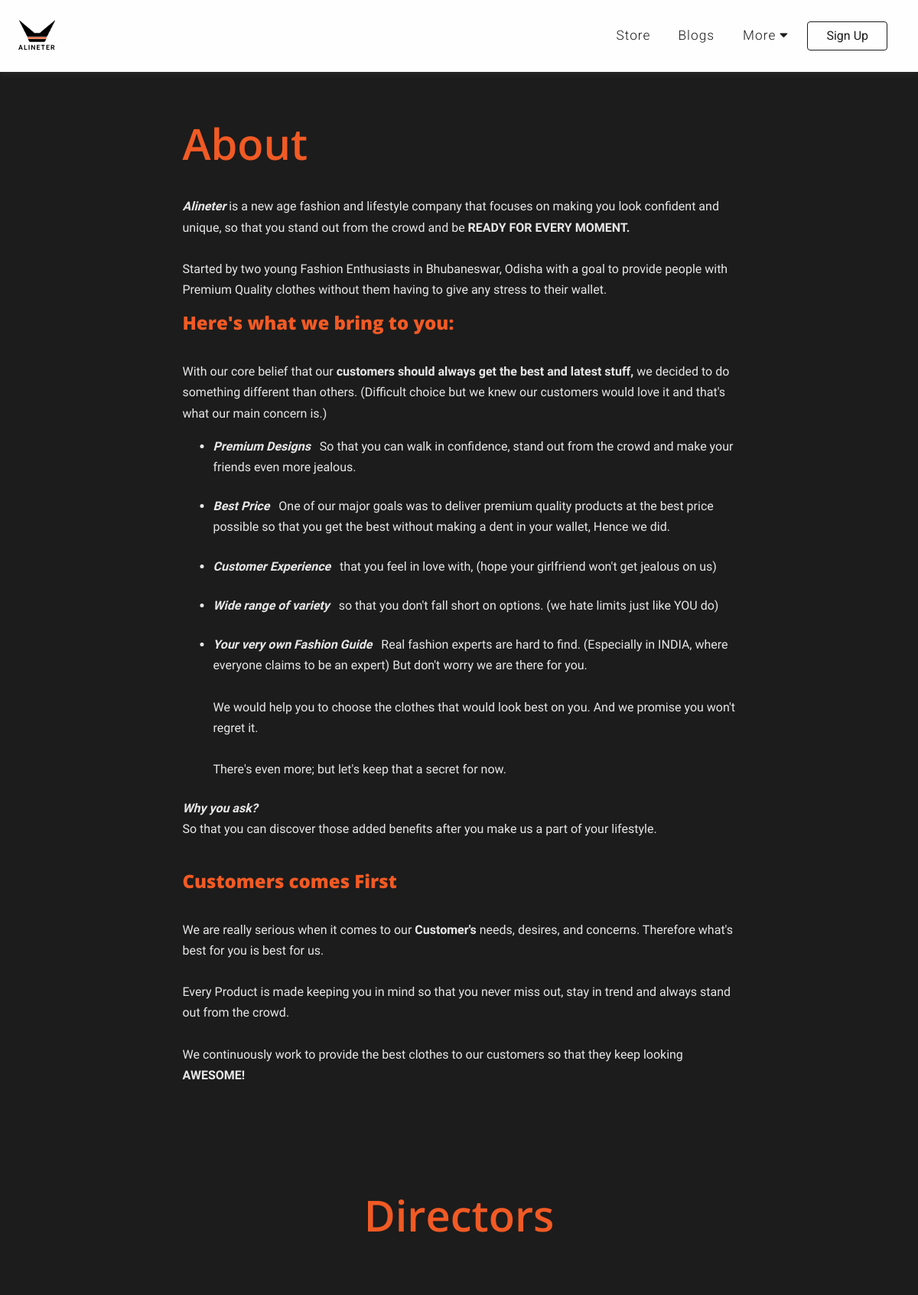
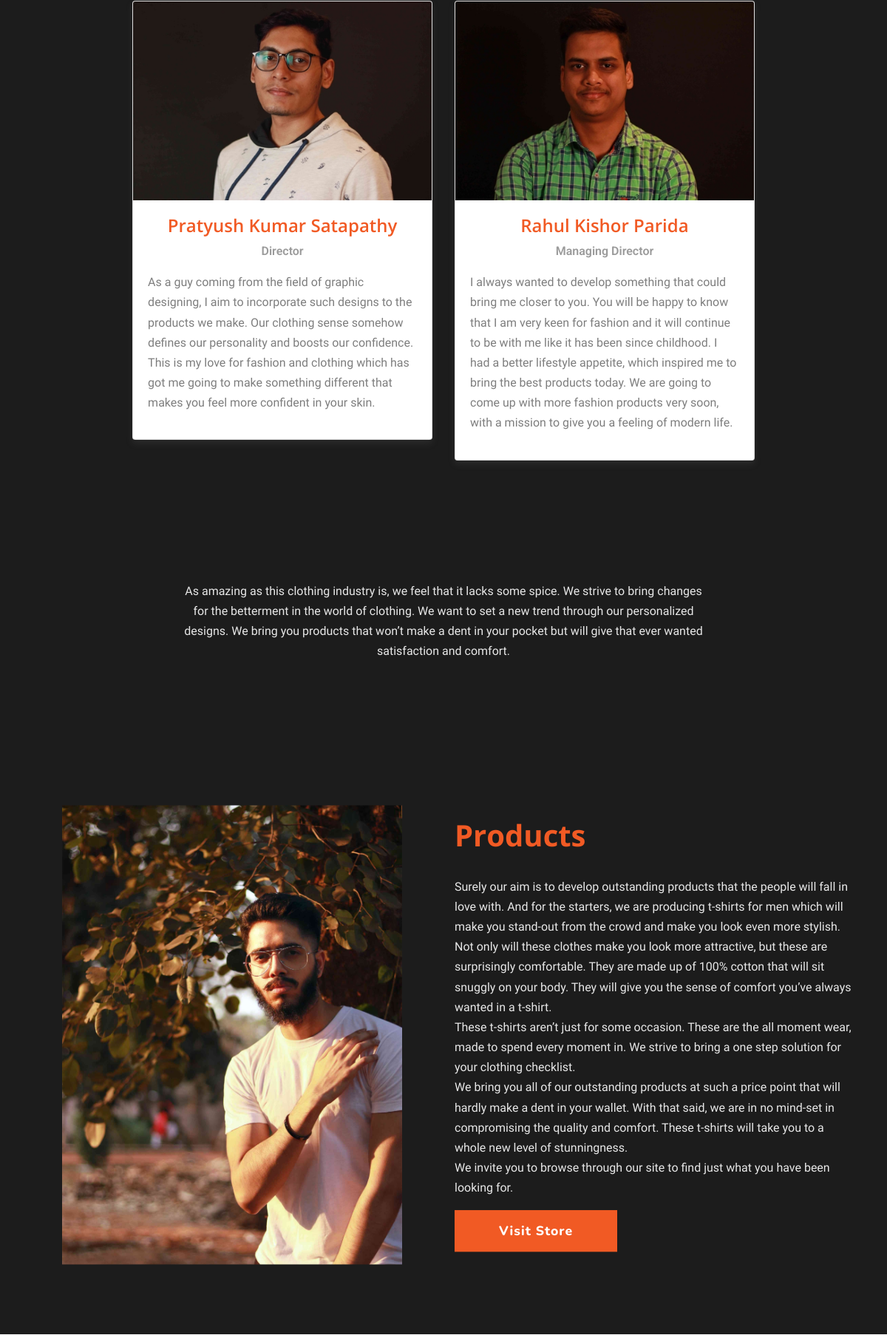
Page /company/about/ (upper part) on the committed database (2 pictures, top to bottom).
### company/models.py (models this page shows, shortened)
class CompanyFounder(models.Model):
	company = models.ForeignKey(Company, on_delete=models.CASCADE)
	name = models.CharField(verbose_name='Name', max_length=50)
	email = models.EmailField(verbose_name='Email')
	designation = models.CharField(verbose_name='Designation', max_length=30)
	profile_pic = models.ImageField(upload_to=profilepic_directory_path, verbose_name='Profile Pic')
	bio = models.TextField(verbose_name='About Founder')

### company/views.py (the view)
# urls.py: path('about/', views.about, name='about'),
def about(request):
	company = Company.objects.first()
	founders = company.companyfounder_set.all()
	context = {'company':company, 'founders':founders}
	return render(request, 'company/about.html', context)

### company/templates/company/about.html (shortened to what this page needs)
{% extends 'home/base.html' %}
{% load static %}
{% block css_link %}
  <link rel="stylesheet" type="text/css" href="{% static 'css/about.css' %}?{% now 'U' %}">
{% endblock css_link %}
{% block page_content %}
  <section id="about-us" class="w-100 scroll-reveal-content">
    <div class="container-fluid">
      <div class="text-center position-relative cx secondary-wrapper">
        <div class="head text-left">
          <h2 class="big-title reveal__from-bottom">About</h2>
        </div>
        <div class="body text-left">
          <p class="about-us-content reveal__from-bottom">
            <i><b>Alineter</b></i> is a new age fashion and lifestyle company that focuses on making you look confident and unique, so that you stand out from the crowd and be <b>READY FOR EVERY MOMENT.</b>
            Started by two young Fashion Enthusiasts in Bhubaneswar, Odisha with a goal to provide people with Premium Quality clothes without them having to give any stress to their wallet.
          </p>
        </div>
        <div class="head text-left reveal__from-bottom">
          <h2 class="small-title"><b>Here's what we bring to you:</b></h2>
        </div>
        <div class="text-left">
          <p class="about-us-content reveal__from-bottom">
            With our core belief that our <b>customers should always get the best and latest stuff,</b> we decided to do something different than others. (Difficult choice but we knew our customers would love it and that's what our main concern is.)
          </p>
          <ul class="">
            <li class="about-us-content mb-4 reveal__from-bottom"><b><i>Premium Designs </i></b>&nbsp;&nbsp;So that you can walk in confidence, stand out from the crowd and make your friends even more jealous.</li>
            <li class="about-us-content mb-4 reveal__from-bottom"><b><i>Best Price </i></b>&nbsp;&nbsp;One of our major goals was to deliver premium quality products at the best price possible so that you get the best without making a dent in your wallet, Hence we did.</li>
            <li class="about-us-content mb-4 reveal__from-bottom"><b><i>Customer Experience </i></b>&nbsp;&nbsp;that you feel in love with, (hope your girlfriend won't get jealous on us)</li>
            <li class="about-us-content mb-4 reveal__from-bottom"><b><i>Wide range of variety </i></b>&nbsp;&nbsp;so that you don't fall short on options. (we hate limits just like YOU do)</li>
            <li class="about-us-content mb-4 reveal__from-bottom"><b><i>Your very own Fashion Guide </i></b>&nbsp;&nbsp;Real fashion experts are hard to find. (Especially in INDIA, where everyone claims to be an expert) But don't worry we are there for you.
            We would help you to choose the clothes that would look best on you. And we promise you won't regret it.
          There's even more; but let's keep that a secret for now.</li>
          </ul>
        </div>
        <div class="body text-left ">
          <p class="about-us-content reveal__from-bottom"><b><i>Why you ask?</i></b><br>So that you can discover those added benefits after you make us a part of your lifestyle.</p>
        </div><br>
        <div class="head text-left ">
          <h2 class="small-title reveal__from-bottom"><b>Customers comes First</b></h2>
        </div>
        <div class="body text-left">
          <p class="about-us-content reveal__from-bottom">
            We are really serious when it comes to our <b>Customer's</b> needs, desires, and concerns. Therefore what's best for you is best for us.
            Every Product is made keeping you in mind so that you never miss out, stay in trend and always stand out from the crowd.
            We continuously work to provide the best clothes to our customers so that they keep looking <b>AWESOME!</b>
          </p>
        </div>
      </div>
    </div>
  </section>
  <section id="directors" class="w-100 scroll-reveal-content">
    <div class="container-fluid w-100">
      <h2 class="big-title text-center reveal__from-bottom">Directors</h2><br><br>
      <div class="profile-cards">
        <div class="row p-0 h-100">
          {% for founder in founders %}
            <div class="col-lg-6 col-md-6 col-sm-12 pt-3 pb-3">
              <div class="card profile-card {% if forloop.counter == 1 %}left{% elif forloop.counter == 2 %}right{% endif %}-card wrapper position-relative rounded">
                <img class="card-img-top profile-card-img reveal__opacity" src="/static{{ founder.profile_pic.url }}" alt="{{ founder.name }}, {{ founder.designation }}">
                <div class="card-body profile-card-body text-center">
                  <h2 class="small-title director-name reveal__from-bottom">{{ founder.name }}</h2>
                  <p class="director-designation reveal__from-bottom">{{ founder.designation }}</p>
                  <p class="director-bio text-left reveal__from-bottom about-us-content">{{ founder.bio }}</p>
                </div>
              </div>
            </div>
          {% endfor %}
      </div>
    </div>
  </section>
  <section id="small-description" class="w-100 scroll-reveal-content">
    <div class="container-fluid">
      <div class="text-center position-relative cx secondary-wrapper">
        <p class="font-weight-light about-us-content reveal__from-bottom">
          As amazing as this clothing industry is, we feel that it lacks some spice. We strive to bring changes for the betterment in the world of clothing. We want to set a new trend through our personalized designs. We bring you products that won’t make a dent in your pocket but will give that ever wanted satisfaction and comfort.
        </p>
      </div>
    </div>
  </section>
  <section id="about-products" class="w-100 scroll-reveal-content">
    <div class="container-fluid">
      <div class="row">
        <div class="col-lg-6 col-md-6 col-sm-12 mt-4 order-lg-1 order-md-1 order-sm-2 left">
          <div class="pdModel-img-holder position-relative cxy load-gradient" id="pdModel-img">
            <img src="/static/images/alineter/model_pic_1859__white_tee_park__jpeg--30.jpg" class="pdModel-img img-cover reveal__opacity" onload="document.getElementById('pdModel-img').classList.remove('load-gradient')"/>
          </div>
        </div>
        <div class="col-lg-6 col-md-6 col-sm-12 mt-4 order-lg-2 order-md-2 order-sm-1 right">
          <div class="body text-left text-richblack position-relative cy">
            <h2 class="medium-title font-weight-bold">Products</h2><br>
            <p class="about-us-content">Surely our aim is to develop outstanding products that the people will fall in love with. And for the starters, we are producing t-shirts for men which will make you stand-out from the crowd and make you look even more stylish.
            Not only will these clothes make you look more attractive, but these are surprisingly comfortable. They are made up of 100% cotton that will sit snuggly on your body. They will give you the sense of comfort you’ve always wanted in a t-shirt.
            These t-shirts aren’t just for some occasion. These are the all moment wear, made to spend every moment in. We strive to bring a one step solution for your clothing checklist.
            We bring you all of our outstanding products at such a price point that will hardly make a dent in your wallet. With that said, we are in no mind-set in compromising the quality and comfort. These t-shirts will take you to a whole new level of stunningness.
            We invite you to browse through our site to find just what you have been looking for.</p>
            <a href="{% url 'store:store' %}" class="btn btn-i-primary shop-btn">Visit Store</a>
          </div>
        </div>
      </div>
    </div>
  </section>
{% endblock page_content %}

### home/templates/home/base.html (shortened to what this page needs)
{% load static %}
<!DOCTYPE html>
<html lang="en">
<head>
  <link rel="stylesheet" href="https://maxcdn.bootstrapcdn.com/bootstrap/4.4.1/css/bootstrap.min.css">
  <link rel="stylesheet" href="https://cdnjs.cloudflare.com/ajax/libs/font-awesome/4.7.0/css/font-awesome.min.css">
  <link rel="stylesheet" type="text/css" href="{% static 'css/style.css' %}?{% now 'U' %}">
  <link rel="stylesheet" type="text/css" href="{% static 'css/navigation.css' %}?{% now 'U' %}">
  <link rel="stylesheet" type="text/css" href="{% static 'css/input-styles.css' %}?{% now 'U' %}">
  <link rel="stylesheet" type="text/css" href="{% static 'css/footer.css' %}?{% now 'U' %}">
  {% block css_link %}
  {% endblock css_link %}
  <link rel="stylesheet" type="text/css" href="{% static 'css/input-validation.css' %}?{% now 'U' %}">
  <link rel="stylesheet" type="text/css" href="{% static 'css/utility.css' %}?{% now 'U' %}">
</head>
<body>
  <section id="body">
    {% include 'home/nav.html' %}
    <section id="page-content" class="position-relative">
      {% block page_content %}
      {% endblock page_content %}
    </section>
  </section>
</body>
</html>

### home/templates/home/nav.html (shortened to what this page needs)
<nav id="navigation" class="navbar fixed-top navigation-init">
  <div class="nav-left">
    <a href="{% url 'home:home' %}" class="navbar-brand">
      <div class="d-flex flex-column p-0 text-center align-items-center">
        <img src="/static/images/alineter/alineter-b.png" id="brand-logo" width=47 height=47 alt="alineter logo"/>
        <small class="logo-text">ALINETER</small>
      </div>
    </a>
  </div>
  <div class="nav-right ml-auto">
    <ul class="d-flex my-auto" style="list-style:none">
      <li class="nav-item show-on-lg item-1 my-auto mr-1">
        <a href="{% url 'store:store' %}" class="nav-link">Store</a>
      </li>
      <li class="nav-item show-on-lg item-2 my-auto mr-1">
        <a href="{% url 'blog:blog' %}" class="nav-link">Blogs</a>
      </li>
      <li class="nav-item show-on-lg item-3 dropdown mr-2 my-auto">
        <button class="nav-link dropdown-toggler btn" id="more-section-dropdown" role="button" data-toggle="dropdown" aria-haspopup="true" aria-expanded="false">
          More&nbsp;<span class="fa fa-caret-down"></span>
        </button>
      </li>
      <li class="nav-item mr-3 my-auto user-func">
        <div class="d-flex">
          {% if not request.user.is_authenticated %}
            <a href="{% url 'auth:signup' %}" class="btn btn-o-tertiary ripple-opacity-l rounded pl-4 pr-4">Sign Up</a>
          {% endif %}
        </div>
      </li>
    </ul>
  </div>
</nav>

### static/css/style.css (style rules this page uses)
:root { --bg-primary:#F15A24; --bg-secondary:#000000; --bg-tertiary:#1C1C1C; --bg-grey:#707070; --bg-light:#FEFEFE; --ff-primary:'Nunito', sans-serif; --ff-secondary:'Nunito Sans', sans-serif; --ff-tertiary:'Open Sans', sans-serif; --ff-roboto:'Roboto', sans-serif; --lg-padding:5% 2.4%; --lg-padding-inverse:2.4% 5%; --md-padding:4% 1.4%; --md-padding-inverse:1.4% 4%; --sm-padding:2% 1%; --sm-padding-inverse:1% 2%; --facebook:#4E4990; --instagram:#E67135; --linkedin:#0067B1; --pinterest:#DC0000; --twitter:#0098F4; --whatsapp:#3FB031; }
body { padding:0; margin:0; }
.cxy { top:50%; left:50%; transform:translate(-50%, -50%); -webkit-transform:translate(-50%, -50%); }
.cx { left:50%; transform:translateX(-50%); -webkit-transform:translateX(-50%); }
.cy { top:50%; transform:translateY(-50%); -webkit-transform:translateY(-50%); }
.btn { border-radius:0; }
.btn-i-primary, .btn-i-primary:hover { border:1px solid var(--bg-primary); color:var(--bg-light); background:var(--bg-primary); }
.btn-o-tertiary { border:1px solid var(--bg-tertiary); color:var(--bg-tertiary); background:var(--bg-light); }
.big-title { font-size:3.5rem; }
.medium-title { font-size:2.5rem; }
.small-title { font-size:1.5rem; }
.scroll-reveal-content { overflow:hidden; }
@media screen and (min-width:1000px) { .secondary-wrapper { width:65%; } }
.img-cover { width:100%; height:100%; object-fit:cover; }

### static/css/navigation.css (style rules this page uses)
#navigation { background:var(--bg-light); box-shadow: rgba(99, 99, 99, 0.2) 0px 2px 9px 0px; z-index:2; }
#navigation.navigation-init { padding:var(--sm-padding-inverse); }
#navigation .nav-right { -webkit-animation-name: increaseOpacity; -webkit-animation-duration:1.3s; animation-name: increaseOpacity; animation-duration:0.8s; animation-timing-function: ease-in; }
.logo-text { color:var(--bg-secondary); font-weight:600; position:relative; letter-spacing:1.02px; }
@media screen and (min-width:670px) { .show-on-lg { display:block; } }
@media screen and (min-width:320px) { .user-func, #brand-logo { display:block; } }
@media screen and (min-width:320px) { .logo-text { top:-8px; font-size:0.55rem; } }
#navigation .nav-link, .site-links .nav-link { color:var(--bg-tertiary); font-size:1.08rem; letter-spacing:1.02px; font-weight:300; }

### static/css/about.css (style rules this page uses)
section#about-us, section#directors, section#small-description, section#about-products { padding:var(--lg-padding); background:var(--bg-tertiary); }
.big-title, .medium-title, .small-title { font-weight:600; color:var(--bg-primary); }
.about-us-content { color:var(--bg-light); opacity:0.9; white-space:pre-line; line-height:1.7; }
@media screen and (min-width:1200px) and (max-width:1400px) { .profile-card.wrapper { width:65%; } }
@media screen and (min-width:992px) and (max-width:1200px) { .profile-card.wrapper { width:75%; } }
@media screen and (min-width:768px) { .profile-card.left-card { float:right; } }
.profile-cards .director-bio { color:var(--bg-grey); }
.profile-cards .profile-card { box-shadow: rgba(99, 99, 99, 0.2) 0px 5px 10px 0px; }
.profile-cards .director-designation { font-weight:600; color:rgba(112, 112, 112, 0.7); }
.pdModel-img-holder { width:85%; }
@media screen and (min-width:768px) { .pdModel-img-holder { height:90%; } }
.shop-btn { font-weight:800; font-size:1.1rem; letter-spacing:1.02px; width:220px; padding:2.6%; }

### home/templates/home/base.html (style rules this page uses)
section#body { display:none; -webkit-animation-name: increaseOpacity; -webkit-animation-duration:1.3s; animation-name: increaseOpacity; animation-duration: 0.5s; animation-timing-function: ease-in; }

### rows in the picture
CompanyFounder: profile_pic (picture), name "Pratyush Kumar Satapathy", designation "Director", bio "As a guy coming from the field of graphic designing, I aim to incorporate such designs to the products we make. Our clothing sense somehow defines our personality and boosts our confidence. This is my love for fashion and clothing which has got me going to make something different that makes you feel more confident in your skin."
CompanyFounder: profile_pic (picture), name "Rahul Kishor Parida", designation "Managing Director", bio "I always wanted to develop something that could bring me closer to you. You will be happy to know that I am very keen for fashion and it will continue to be with me like it has been since childhood. I had a better lifestyle appetite, which inspired me to bring the best products today. We are going to come up with more fashion products very soon, with a mission to give you a feeling of modern life."
